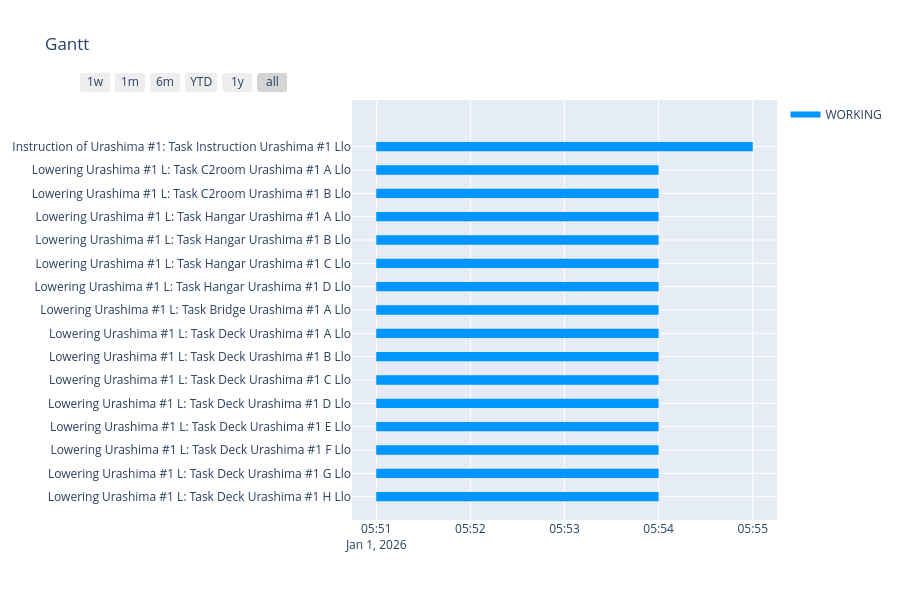

The notebook cell saved with this chart:
### Code cell
workflow_list = [ur8k_1_instruction, ur8k_1_Llo]
task_id_list = [ur8k_1_task_instruction_Llo.ID,
    ur8k_1_task_C2_A_Llo.ID, ur8k_1_task_C2_B_Llo.ID,
    ur8k_1_task_HA_A_Llo.ID, ur8k_1_task_HA_B_Llo.ID, ur8k_1_task_HA_C_Llo.ID, ur8k_1_task_HA_D_Llo.ID,
    ur8k_1_task_BR_A_Llo.ID,
    ur8k_1_task_DE_A_Llo.ID, ur8k_1_task_DE_B_Llo.ID, ur8k_1_task_DE_C_Llo.ID, ur8k_1_task_DE_D_Llo.ID, ur8k_1_task_DE_E_Llo.ID, ur8k_1_task_DE_F_Llo.ID, ur8k_1_task_DE_G_Llo.ID, ur8k_1_task_DE_H_Llo.ID,
    # ur8k_1_task_BO_A_Llo.ID, ur8k_1_task_BO_B_Llo.ID, ur8k_1_task_BO_C_Llo.ID, ur8k_1_task_BO_D_Llo.ID,
    ]

combined_df = []
for wf in workflow_list:
    combined_df.extend(
        wf.create_data_for_gantt_plotly(
            init_datetime=project.init_datetime,
            unit_timedelta=project.unit_timedelta,
            target_id_order_list=list(task_id_list),
            view_ready=False,           # READY も表示したいなら True
            finish_margin=1.0
        )
    )

colors = {"WORKING": "rgb(0, 149, 255)", "READY": "rgb(107,127,135)"}

fig = create_gantt(
    combined_df,
    title="Gantt",
    colors=colors,
    index_col="State",
    showgrid_x=True,
    showgrid_y=True,
    group_tasks=True,
    show_colorbar=True,
)

fig.show()

### Figure 1 — Plotly figure (JSON) as saved in the notebook; plotly's stock layout.template omitted (floating-point values rounded to 4 significant figures)
{"data": [{"fill": "toself", "fillcolor": "rgb(0, 149, 255)", "hoverinfo": "name", "legendgroup": "rgb(0, 149, 255)", "mode": "none", "name": "WORKING", "type": "scatter", "x": ["2026-01-01 05:51:00", "2026-01-01 05:55:00", "2026-01-01 05:55:00", "2026-01-01 05:51:00", "2026-01-01 05:51:00", "2026-01-01 05:51:00", "2026-01-01 05:54:00", "2026-01-01 05:54:00", "2026-01-01 05:51:00", "2026-01-01 05:51:00", "2026-01-01 05:51:00", "2026-01-01 05:54:00", "2026-01-01 05:54:00", "2026-01-01 05:51:00", "2026-01-01 05:51:00", "2026-01-01 05:51:00", "2026-01-01 05:54:00", "2026-01-01 05:54:00", "2026-01-01 05:51:00", "2026-01-01 05:51:00", "2026-01-01 05:51:00", "2026-01-01 05:54:00", "2026-01-01 05:54:00", "2026-01-01 05:51:00", "2026-01-01 05:51:00", "2026-01-01 05:51:00", "2026-01-01 05:54:00", "2026-01-01 05:54:00", "2026-01-01 05:51:00", "2026-01-01 05:51:00", "2026-01-01 05:51:00", "2026-01-01 05:54:00", "2026-01-01 05:54:00", "2026-01-01 05:51:00", "2026-01-01 05:51:00", "2026-01-01 05:51:00", "2026-01-01 05:54:00", "2026-01-01 05:54:00", "2026-01-01 05:51:00", "2026-01-01 05:51:00", "2026-01-01 05:51:00", "2026-01-01 05:54:00", "2026-01-01 05:54:00", "2026-01-01 05:51:00", "2026-01-01 05:51:00", "2026-01-01 05:51:00", "2026-01-01 05:54:00", "2026-01-01 05:54:00", "2026-01-01 05:51:00", "2026-01-01 05:51:00", "2026-01-01 05:51:00", "2026-01-01 05:54:00", "2026-01-01 05:54:00", "2026-01-01 05:51:00", "2026-01-01 05:51:00", "2026-01-01 05:51:00", "2026-01-01 05:54:00", "2026-01-01 05:54:00", "2026-01-01 05:51:00", "2026-01-01 05:51:00", "2026-01-01 05:51:00", "2026-01-01 05:54:00", "2026-01-01 05:54:00", "2026-01-01 05:51:00", "2026-01-01 05:51:00", "2026-01-01 05:51:00", "2026-01-01 05:54:00", "2026-01-01 05:54:00", "2026-01-01 05:51:00", "2026-01-01 05:51:00", "2026-01-01 05:51:00", "2026-01-01 05:54:00", "2026-01-01 05:54:00", "2026-01-01 05:51:00", "2026-01-01 05:51:00", "2026-01-01 05:51:00", "2026-01-01 05:54:00", "2026-01-01 05:54:00", "2026-01-01 05:51:00"], "y": [14.8, 14.8, 15.2, 15.2, null, 13.8, 13.8, 14.2, 14.2, null, 12.8, 12.8, 13.2, 13.2, null, 11.8, 11.8, 12.2, 12.2, null, 10.8, 10.8, 11.2, 11.2, null, 9.8, 9.8, 10.2, 10.2, null, 8.8, 8.8, 9.2, 9.2, null, 7.8, 7.8, 8.2, 8.2, null, 6.8, 6.8, 7.2, 7.2, null, 5.8, 5.8, 6.2, 6.2, null, 4.8, 4.8, 5.2, 5.2, null, 3.8, 3.8, 4.2, 4.2, null, 2.8, 2.8, 3.2, 3.2, null, 1.8, 1.8, 2.2, 2.2, null, 0.8, 0.8, 1.2, 1.2, null, -0.2, -0.2, 0.2, 0.2]}, {"legendgroup": "rgb(0, 149, 255)", "marker": {"color": "rgb(0, 149, 255)", "opacity": 0, "size": 1}, "mode": "markers", "name": "", "showlegend": false, "text": [null, null, null, null, null, null, null, null, null, null, null, null, null, null, null, null, null, null, null, null, null, null, null, null, null, null, null, null, null, null, null, null], "type": "scatter", "x": ["2026-01-01 05:51:00", "2026-01-01 05:55:00", "2026-01-01 05:51:00", "2026-01-01 05:54:00", "2026-01-01 05:51:00", "2026-01-01 05:54:00", "2026-01-01 05:51:00", "2026-01-01 05:54:00", "2026-01-01 05:51:00", "2026-01-01 05:54:00", "2026-01-01 05:51:00", "2026-01-01 05:54:00", "2026-01-01 05:51:00", "2026-01-01 05:54:00", "2026-01-01 05:51:00", "2026-01-01 05:54:00", "2026-01-01 05:51:00", "2026-01-01 05:54:00", "2026-01-01 05:51:00", "2026-01-01 05:54:00", "2026-01-01 05:51:00", "2026-01-01 05:54:00", "2026-01-01 05:51:00", "2026-01-01 05:54:00", "2026-01-01 05:51:00", "2026-01-01 05:54:00", "2026-01-01 05:51:00", "2026-01-01 05:54:00", "2026-01-01 05:51:00", "2026-01-01 05:54:00", "2026-01-01 05:51:00", "2026-01-01 05:54:00"], "y": [15, 15, 14, 14, 13, 13, 12, 12, 11, 11, 10, 10, 9, 9, 8, 8, 7, 7, 6, 6, 5, 5, 4, 4, 3, 3, 2, 2, 1, 1, 0, 0]}], "layout": {"height": 600, "hovermode": "closest", "showlegend": true, "title": {"text": "Gantt"}, "xaxis": {"rangeselector": {"buttons": [{"count": 7, "label": "1w", "step": "day", "stepmode": "backward"}, {"count": 1, "label": "1m", "step": "month", "stepmode": "backward"}, {"count": 6, "label": "6m", "step": "month", "stepmode": "backward"}, {"count": 1, "label": "YTD", "step": "year", "stepmode": "todate"}, {"count": 1, "label": "1y", "step": "year", "stepmode": "backward"}, {"step": "all"}]}, "showgrid": true, "type": "date", "zeroline": false}, "yaxis": {"autorange": false, "range": [-1, 17], "showgrid": true, "ticktext": ["Lowering Urashima #1 L: Task Deck Urashima #1 H Llo", "Lowering Urashima #1 L: Task Deck Urashima #1 G Llo", "Lowering Urashima #1 L: Task Deck Urashima #1 F Llo", "Lowering Urashima #1 L: Task Deck Urashima #1 E Llo", "Lowering Urashima #1 L: Task Deck Urashima #1 D Llo", "Lowering Urashima #1 L: Task Deck Urashima #1 C Llo", "Lowering Urashima #1 L: Task Deck Urashima #1 B Llo", "Lowering Urashima #1 L: Task Deck Urashima #1 A Llo", "Lowering Urashima #1 L: Task Bridge Urashima #1 A Llo", "Lowering Urashima #1 L: Task Hangar Urashima #1 D Llo", "Lowering Urashima #1 L: Task Hangar Urashima #1 C Llo", "Lowering Urashima #1 L: Task Hangar Urashima #1 B Llo", "Lowering Urashima #1 L: Task Hangar Urashima #1 A Llo", "Lowering Urashima #1 L: Task C2room Urashima #1 B Llo", "Lowering Urashima #1 L: Task C2room Urashima #1 A Llo", "Instruction of Urashima #1: Task Instruction Urashima #1 Llo"], "tickvals": [0, 1, 2, 3, 4, 5, 6, 7, 8, 9, 10, 11, 12, 13, 14, 15], "zeroline": false}}}
